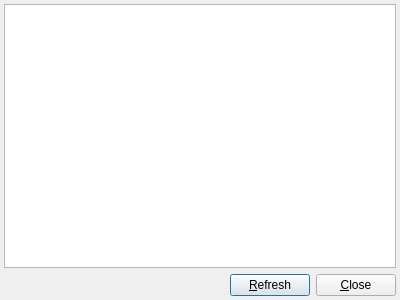
<ui version="4.0" >
 <class>ProjectWeightDialogUI</class>
 <widget class="QDialog" name="ProjectWeightDialogUI" >
  <property name="geometry" >
   <rect>
    <x>0</x>
    <y>0</y>
    <width>400</width>
    <height>300</height>
   </rect>
  </property>
  <property name="windowTitle" >
   <string>Project Weighting</string>
  </property>
  <layout class="QVBoxLayout" >
   <property name="margin" >
    <number>4</number>
   </property>
   <item>
    <widget class="ProjectWeightView" name="mView" />
   </item>
   <item>
    <layout class="QHBoxLayout" >
     <item>
      <spacer>
       <property name="orientation" >
        <enum>Qt::Horizontal</enum>
       </property>
       <property name="sizeHint" >
        <size>
         <width>40</width>
         <height>20</height>
        </size>
       </property>
      </spacer>
     </item>
     <item>
      <widget class="QPushButton" name="mRefreshButton" >
       <property name="text" >
        <string>&amp;Refresh</string>
       </property>
      </widget>
     </item>
     <item>
      <widget class="QPushButton" name="mCloseButton" >
       <property name="text" >
        <string>&amp;Close</string>
       </property>
      </widget>
     </item>
    </layout>
   </item>
  </layout>
 </widget>
 <customwidgets>
  <customwidget>
   <class>ProjectWeightView</class>
   <extends>QTreeView</extends>
   <header>projectweightview.h</header>
  </customwidget>
 </customwidgets>
 <resources/>
 <connections>
  <connection>
   <sender>mCloseButton</sender>
   <signal>clicked()</signal>
   <receiver>ProjectWeightDialogUI</receiver>
   <slot>accept()</slot>
   <hints>
    <hint type="sourcelabel" >
     <x>270</x>
     <y>278</y>
    </hint>
    <hint type="destinationlabel" >
     <x>349</x>
     <y>244</y>
    </hint>
   </hints>
  </connection>
 </connections>
</ui>
